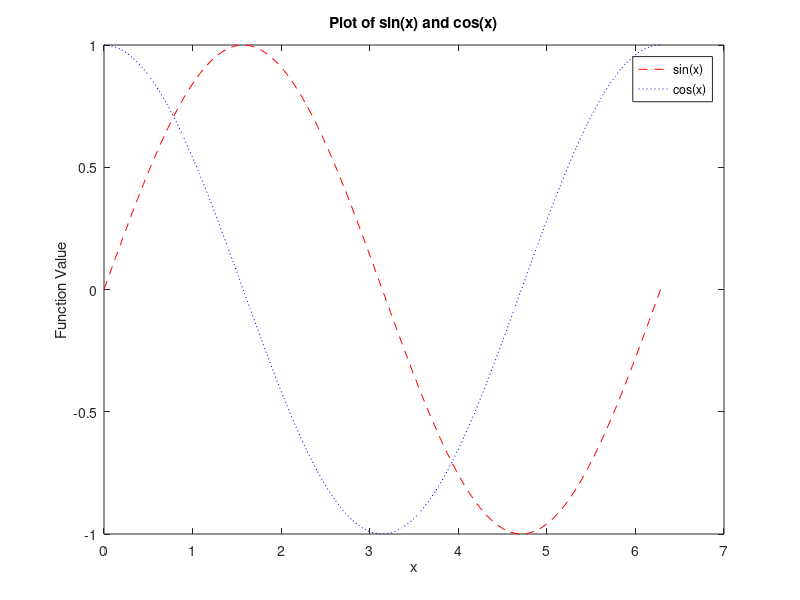
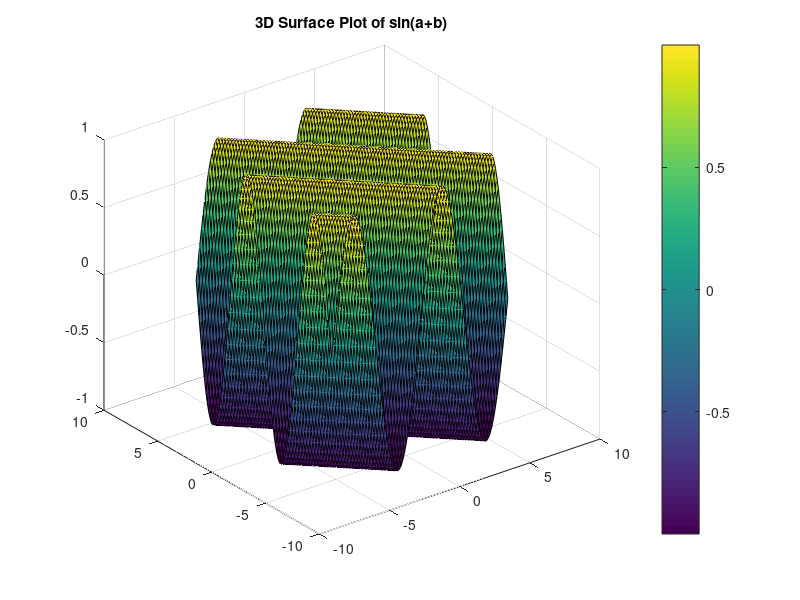
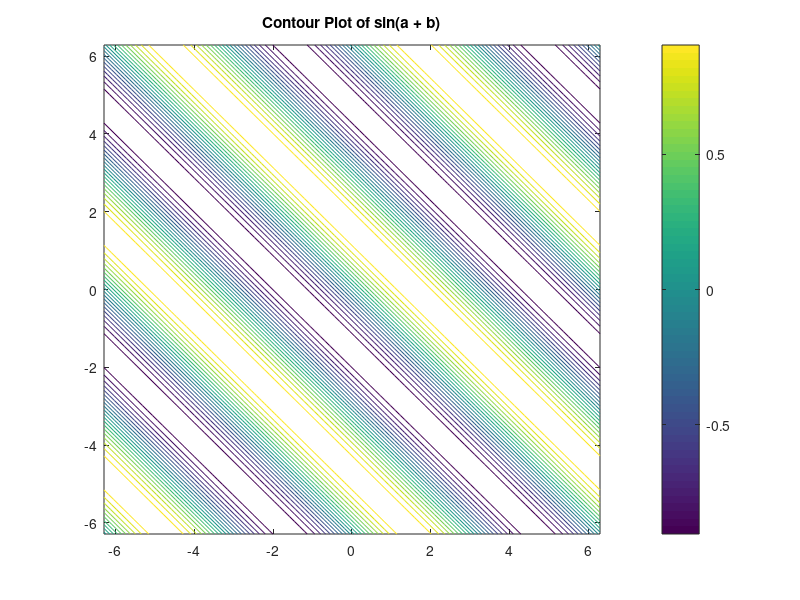

Reproduce these figures in MATLAB, in order.
%% 2(a) Linear Spaces and Evaluating Functions
x = linspace(0, 2*pi, 100);
y_exp = exp(x);
y_sin = sin(x);

%% 2(b) Plotting Single Variable Functions
figure;
plot(x, sin(x), 'r--', 'DisplayName', 'sin(x)');
hold on;
plot(x, cos(x), 'b:', 'DisplayName', 'cos(x)');
legend;
xlabel('x');
ylabel('Function Value');
title('Plot of sin(x) and cos(x)');

%% 2(c) Using Meshgrid to Generate 2D Spaces
a= linspace(-2*pi, 2*pi, 100);
b= linspace(-2*pi, 2*pi, 100);
[X, Y] = meshgrid(a,b);
Z = sin(X + Y);

%% 2(d)
% Surface plot
figure;
surf(X, Y, Z);
colorbar;
title('3D Surface Plot of sin(a+b)');

% Contour plot
figure;
contour(X, Y, Z, 20);
colorbar;
title('Contour Plot of sin(a + b)');